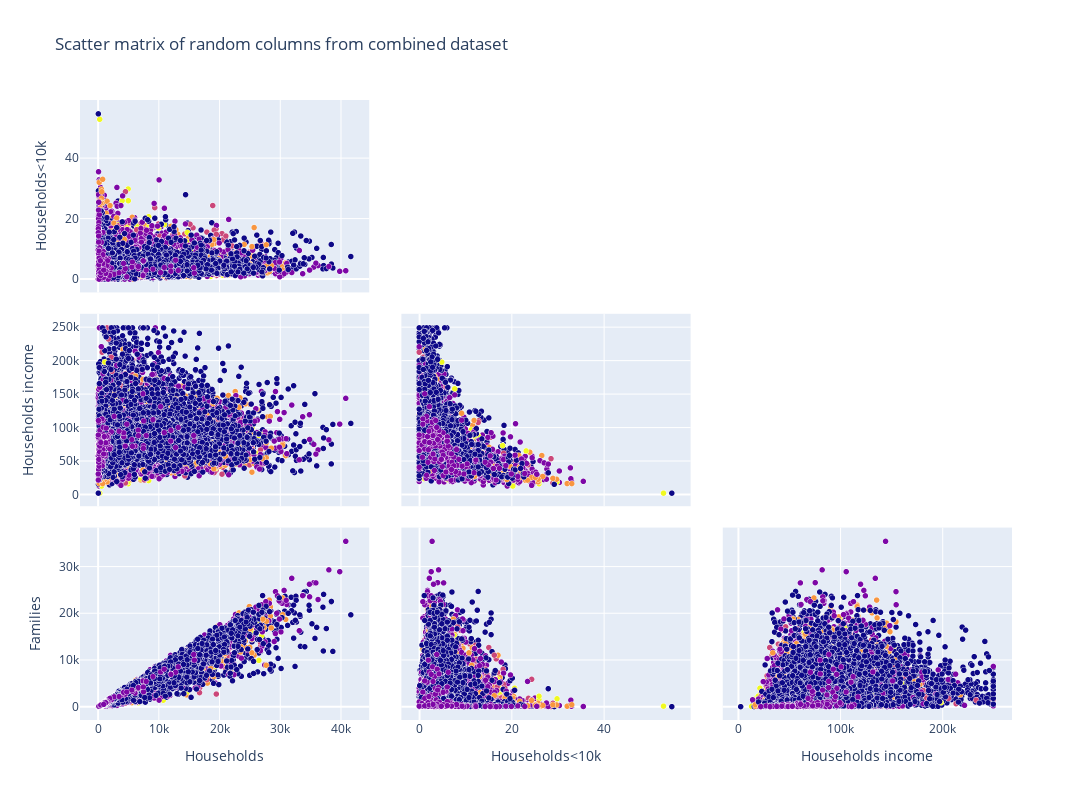

This figure's notebook cell:
### Code cell
import plotly.graph_objects as go

# Define indices corresponding to categories, using pandas label encoding
index_vals = df_combined['Political Affiliation (2008-2020 presidential elections)'].astype('category').cat.codes

fig = go.Figure(data=go.Splom(
                dimensions=[dict(label='Households',
                                 values=df_combined['Estimate Households Total']),
                            dict(label='Households<10k',
                                 values=df_combined['Percent Households lt 10k']),
                            dict(label='Households income',
                                 values=df_combined['Estimate Households Median income (dollars)']),
                            dict(label='Families',
                                 values=df_combined['Estimate Families Total'])],
               diagonal_visible=False,
               showupperhalf=False,
                text=df_combined['Political Affiliation (2008-2020 presidential elections)'],
                marker=dict(color=index_vals,
                            showscale=False, # colors encode categorical variables
                            line_color='white', line_width=0.5)
                ))


fig.update_layout(
    title='Scatter matrix of random columns from combined dataset',
    dragmode='select',
    width=1200,
    height=800,
    hovermode='closest',
)


fig.show()

### Figure 1 — Plotly figure (JSON) as saved in the notebook; plotly's stock layout.template omitted (floating-point values rounded to 4 significant figures; data arrays with more than 128 entries replaced by an {"elided": "..."} marker saying what was removed)
{"data": [{"diagonal": {"visible": false}, "dimensions": [{"label": "Households", "values": {"elided": "24089 int values"}}, {"label": "Households<10k", "values": {"elided": "24089 float values"}}, {"label": "Households income", "values": {"elided": "24089 int values"}}, {"label": "Families", "values": {"elided": "24089 int values"}}], "marker": {"color": {"elided": "24089 int values"}, "line": {"color": "white", "width": 0.5}, "showscale": false}, "showupperhalf": false, "text": {"elided": "24089 str values"}, "type": "splom"}], "layout": {"dragmode": "select", "height": 800, "hovermode": "closest", "title": {"text": "Scatter matrix of random columns from combined dataset"}, "width": 1200}}
